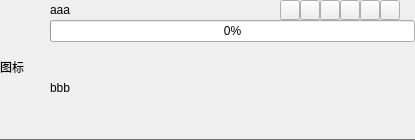
<?xml version="1.0" encoding="UTF-8"?>
<ui version="4.0">
 <class>ZWebDownloadItem</class>
 <widget class="QWidget" name="ZWebDownloadItem">
  <property name="geometry">
   <rect>
    <x>0</x>
    <y>0</y>
    <width>415</width>
    <height>140</height>
   </rect>
  </property>
  <property name="windowTitle">
   <string>Form</string>
  </property>
  <property name="styleSheet">
   <string notr="true"/>
  </property>
  <layout class="QGridLayout" name="gridLayout">
   <property name="leftMargin">
    <number>0</number>
   </property>
   <property name="topMargin">
    <number>0</number>
   </property>
   <property name="rightMargin">
    <number>0</number>
   </property>
   <property name="bottomMargin">
    <number>0</number>
   </property>
   <property name="horizontalSpacing">
    <number>2</number>
   </property>
   <item row="0" column="0">
    <widget class="QLabel" name="fileIcon">
     <property name="minimumSize">
      <size>
       <width>48</width>
       <height>48</height>
      </size>
     </property>
     <property name="maximumSize">
      <size>
       <width>48</width>
       <height>16777215</height>
      </size>
     </property>
     <property name="text">
      <string>图标</string>
     </property>
    </widget>
   </item>
   <item row="0" column="1">
    <layout class="QVBoxLayout" name="verticalLayout">
     <item>
      <layout class="QHBoxLayout" name="horizontalLayout">
       <property name="rightMargin">
        <number>15</number>
       </property>
       <item>
        <widget class="SqueezeLabel" name="fileNameLabel">
         <property name="text">
          <string>aaa</string>
         </property>
        </widget>
       </item>
       <item>
        <widget class="QPushButton" name="tryAgainButton">
         <property name="sizePolicy">
          <sizepolicy hsizetype="Fixed" vsizetype="Fixed">
           <horstretch>0</horstretch>
           <verstretch>0</verstretch>
          </sizepolicy>
         </property>
         <property name="minimumSize">
          <size>
           <width>20</width>
           <height>20</height>
          </size>
         </property>
         <property name="maximumSize">
          <size>
           <width>20</width>
           <height>20</height>
          </size>
         </property>
         <property name="styleSheet">
          <string notr="true">QPushButton{border-image: url(:/new/imageFile/ZWebViewBrowserImage/icon_yyzx_cxxz.png);}
QPushButton:hover{border-image: url(:/new/imageFile/ZWebViewBrowserImage/icon_yyzx_cxxz_sel.png);}
QPushButton:pressed{border-image: url(:/new/imageFile/ZWebViewBrowserImage/icon_yyzx_cxxz_sel.png);};</string>
         </property>
         <property name="text">
          <string/>
         </property>
        </widget>
       </item>
       <item>
        <widget class="QPushButton" name="continuePushButton">
         <property name="minimumSize">
          <size>
           <width>20</width>
           <height>20</height>
          </size>
         </property>
         <property name="maximumSize">
          <size>
           <width>20</width>
           <height>20</height>
          </size>
         </property>
         <property name="styleSheet">
          <string notr="true">
            QPushButton{border-image: url(:/new/imageFile/ZWebViewBrowserImage/icon_ks.png);}
            QPushButton:hover{border-image: url(:/new/imageFile/ZWebViewBrowserImage/icon_ks_sel.png);}
            QPushButton:pressed{border-image: url(:/new/imageFile/ZWebViewBrowserImage/icon_ks_sel.png);};</string>
         </property>
         <property name="text">
          <string/>
         </property>
        </widget>
       </item>
       <item>
        <widget class="QPushButton" name="suspendButton">
         <property name="sizePolicy">
          <sizepolicy hsizetype="Fixed" vsizetype="Fixed">
           <horstretch>0</horstretch>
           <verstretch>0</verstretch>
          </sizepolicy>
         </property>
         <property name="minimumSize">
          <size>
           <width>20</width>
           <height>20</height>
          </size>
         </property>
         <property name="maximumSize">
          <size>
           <width>20</width>
           <height>20</height>
          </size>
         </property>
         <property name="styleSheet">
          <string notr="true">
            QPushButton{border-image: url(:/new/imageFile/ZWebViewBrowserImage/icon_zt.png);}
            QPushButton:hover{border-image: url(:/new/imageFile/ZWebViewBrowserImage/icon_zt_sel.png);}
            QPushButton:pressed{border-image: url(:/new/imageFile/ZWebViewBrowserImage/icon_zt_sel.png);};</string>
         </property>
         <property name="text">
          <string/>
         </property>
        </widget>
       </item>
       <item>
        <widget class="QPushButton" name="openButton">
         <property name="sizePolicy">
          <sizepolicy hsizetype="Fixed" vsizetype="Fixed">
           <horstretch>0</horstretch>
           <verstretch>0</verstretch>
          </sizepolicy>
         </property>
         <property name="minimumSize">
          <size>
           <width>20</width>
           <height>20</height>
          </size>
         </property>
         <property name="maximumSize">
          <size>
           <width>20</width>
           <height>20</height>
          </size>
         </property>
         <property name="styleSheet">
          <string notr="true">
            QPushButton{border-image: url(:/new/imageFile/ZWebViewBrowserImage/icon_wj_nor.png);}
            QPushButton:hover{border-image: url(:/new/imageFile/ZWebViewBrowserImage/icon_wj_sel.png);}
            QPushButton:pressed{border-image: url(:/new/imageFile/ZWebViewBrowserImage/icon_wj_sel.png);};</string>
         </property>
         <property name="text">
          <string/>
         </property>
        </widget>
       </item>
       <item>
        <widget class="QPushButton" name="openDirButton">
         <property name="sizePolicy">
          <sizepolicy hsizetype="Fixed" vsizetype="Fixed">
           <horstretch>0</horstretch>
           <verstretch>0</verstretch>
          </sizepolicy>
         </property>
         <property name="minimumSize">
          <size>
           <width>20</width>
           <height>20</height>
          </size>
         </property>
         <property name="maximumSize">
          <size>
           <width>20</width>
           <height>20</height>
          </size>
         </property>
         <property name="styleSheet">
          <string notr="true">
            QPushButton{border-image: url(:/new/imageFile/ZWebViewBrowserImage/icon_wjj_nor.png);}
            QPushButton:hover{border-image: url(:/new/imageFile/ZWebViewBrowserImage/icon_wjj_sel.png);}
            QPushButton:pressed{border-image: url(:/new/imageFile/ZWebViewBrowserImage/icon_wjj_sel.png);};</string>
         </property>
         <property name="text">
          <string/>
         </property>
        </widget>
       </item>
       <item>
        <widget class="QPushButton" name="stopButton">
         <property name="sizePolicy">
          <sizepolicy hsizetype="Fixed" vsizetype="Fixed">
           <horstretch>0</horstretch>
           <verstretch>0</verstretch>
          </sizepolicy>
         </property>
         <property name="minimumSize">
          <size>
           <width>20</width>
           <height>20</height>
          </size>
         </property>
         <property name="maximumSize">
          <size>
           <width>20</width>
           <height>20</height>
          </size>
         </property>
         <property name="styleSheet">
          <string notr="true">
            QPushButton{border-image: url(:/new/imageFile/ZWebViewBrowserImage/icon_del_nor.png);}
            QPushButton:hover{border-image: url(:/new/imageFile/ZWebViewBrowserImage/icon_del_sel.png);}
            QPushButton:pressed{border-image: url(:/new/imageFile/ZWebViewBrowserImage/icon_del_sel.png);};</string>
         </property>
         <property name="text">
          <string/>
         </property>
        </widget>
       </item>
      </layout>
     </item>
     <item>
      <widget class="QProgressBar" name="progressBar">
       <property name="value">
        <number>0</number>
       </property>
      </widget>
     </item>
     <item>
      <widget class="SqueezeLabel" name="downloadInfoLabel">
       <property name="text">
        <string>bbb</string>
       </property>
      </widget>
     </item>
    </layout>
   </item>
   <item row="1" column="0" colspan="2">
    <widget class="QLabel" name="label">
     <property name="maximumSize">
      <size>
       <width>16777215</width>
       <height>1</height>
      </size>
     </property>
     <property name="styleSheet">
      <string notr="true">background-color: rgb(113, 113, 113);</string>
     </property>
     <property name="text">
      <string/>
     </property>
    </widget>
   </item>
  </layout>
 </widget>
 <customwidgets>
  <customwidget>
   <class>SqueezeLabel</class>
   <extends>QLabel</extends>
   <header location="global">ZWebViewBrowser/squeezelabel.h</header>
  </customwidget>
 </customwidgets>
 <resources>
  <include location="../resource.qrc"/>
 </resources>
 <connections/>
</ui>
